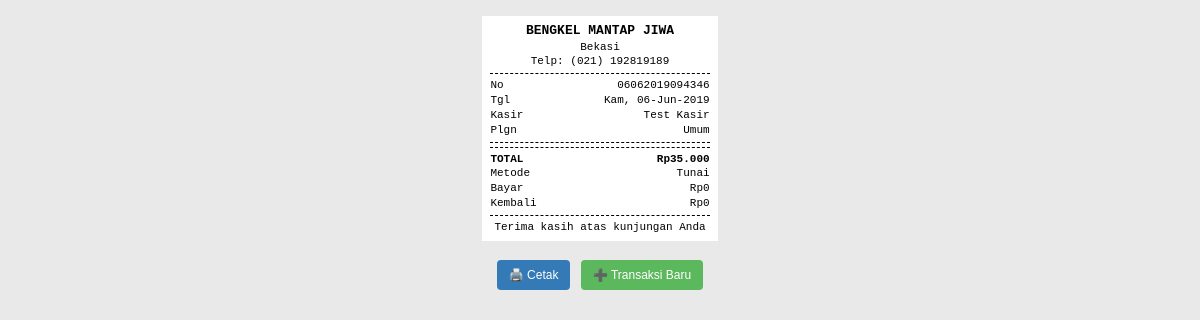
Page /struk_thermal.php?id=06062019094346 (signed in) on the committed database.
### tables this page shows
CREATE TABLE IF NOT EXISTS `toko` (
  `id_toko`    INT(11)      NOT NULL AUTO_INCREMENT,
  `nama_toko`  VARCHAR(100) NOT NULL,
  `alamat`     TEXT         NULL,
  `telp`       VARCHAR(20)  NULL,
  `footer_nota` VARCHAR(150) NULL,
  PRIMARY KEY (`id_toko`)
);

CREATE TABLE IF NOT EXISTS `trx` (
  `id_trx` varchar(20) NOT NULL,
  `id_kon` int(11) NOT NULL,
  `tgl_trx` date NOT NULL,
  `total` varchar(20) NOT NULL,
  `id_kasir` int(11) NOT NULL
);

CREATE TABLE IF NOT EXISTS `kasir` (
  `id_kasir` int(11) NOT NULL,
  `nama_kasir` varchar(50) NOT NULL,
  `telp_kasir` varchar(20) NOT NULL,
  `user_kasir` varchar(50) NOT NULL,
  `pass_kasir` varchar(100) NOT NULL,
  `foto_kasir` text NOT NULL,
  `id_adm` int(11) NOT NULL
);

CREATE TABLE IF NOT EXISTS `konsumen` (
  `id_kon` int(11) NOT NULL,
  `nama_kon` varchar(50) NOT NULL,
  `telp_kon` varchar(20) NOT NULL,
  `alamat_kon` text NOT NULL
);

### dist/function/format_tanggal.php (called while the page is built, shortened)
<?php
	function format_tanggal($tgl) {
		$blns = array("", "Jan", "Feb", "Mar", "Apr", "Mei", "Jun", "Jul", "Ags", "Sep", "Okt", "Nov", "Des");
		$hrs = array("Min", "Sen", "Sel", "Rab", "Kam", "Jum", "Sab");
		$tgls = getdate(strtotime($tgl));
		$hr = (strlen($tgls['mday']) == 1 ? "0". $tgls['mday'] : $tgls['mday']);
		$tanggal = $hrs[$tgls['wday']] .", ". $hr ."-". $blns[$tgls['mon']] ."-". $tgls['year'];
		return $tanggal;
	}
?>

### dist/function/format_rupiah.php (called while the page is built, shortened)
<?php
	function format_rupiah($rp) {
		$jumlah = number_format($rp, 0, ",", ".");
		$rupiah = "Rp". $jumlah;
		return $rupiah;
	}
?>

### struk_thermal.php (the view, shortened to what this page needs)
<?php
	include("dist/config/koneksi.php");
	include("dist/function/format_tanggal.php");
	include("dist/function/format_rupiah.php");
	$kode = isset($_GET['id']) ? mysqli_real_escape_string($conn, $_GET['id']) : '';
	$h = mysqli_query($conn, "SELECT trx.*, konsumen.nama_kon, konsumen.wa_kon, konsumen.telp_kon,
			kasir.nama_kasir FROM trx
			JOIN kasir ON trx.id_kasir=kasir.id_kasir
			LEFT JOIN konsumen ON trx.id_kon=konsumen.id_kon
			WHERE trx.id_trx='$kode' LIMIT 1");
	$t = mysqli_fetch_array($h);
	$toko_q = mysqli_query($conn,"SELECT * FROM toko WHERE id_toko=1 LIMIT 1");
	$toko = mysqli_num_rows($toko_q) ? mysqli_fetch_array($toko_q)
	        : array('nama_toko'=>'Bengkel','alamat'=>'','telp'=>'','footer_nota'=>'Terima kasih');
?>
<!DOCTYPE html>
<html>
<head>
</head>
<body>
<div class="struk" id="struk">
  <div class="c b" style="font-size:13px"><?php echo strtoupper(htmlspecialchars($toko['nama_toko']));?></div>
  <div class="c"><?php echo htmlspecialchars($toko['alamat']);?></div>
  <div class="c">Telp: <?php echo htmlspecialchars($toko['telp']);?></div>
  <hr>
  <table>
    <tr><td>No</td><td class="r"><?php echo $t['id_trx'];?></td></tr>
    <tr><td>Tgl</td><td class="r"><?php echo format_tanggal($t['tgl_trx']);?></td></tr>
    <tr><td>Kasir</td><td class="r"><?php echo $t['nama_kasir'];?></td></tr>
    <tr><td>Plgn</td><td class="r"><?php echo $t['nama_kon'] ? htmlspecialchars($t['nama_kon']) : 'Umum';?></td></tr>
  </table>
  <hr>
  <hr>
  <table>
    <tr class="b"><td>TOTAL</td><td class="r"><?php echo format_rupiah($t['total']);?></td></tr>
    <tr><td>Metode</td><td class="r"><?php echo $t['metode_bayar'];?></td></tr>
    <?php if($t['metode_bayar']=='Hutang'){ ?>
      <tr><td>Bayar/DP</td><td class="r"><?php echo format_rupiah($t['bayar']);?></td></tr>
      <tr class="b"><td>Sisa Hutang</td><td class="r"><?php echo format_rupiah($t['total']-$t['bayar']);?></td></tr>
      <?php if($t['jatuh_tempo']){ ?><tr><td>J.Tempo</td><td class="r"><?php echo format_tanggal($t['jatuh_tempo']);?></td></tr><?php } ?>
    <?php }else{ ?>
      <tr><td>Bayar</td><td class="r"><?php echo format_rupiah($t['bayar']);?></td></tr>
      <tr><td>Kembali</td><td class="r"><?php echo format_rupiah($t['kembali']);?></td></tr>
    <?php } ?>
  </table>
  <hr>
  <div class="c"><?php echo htmlspecialchars($toko['footer_nota']);?></div>
</div>
<div class="toolbar">
  <button class="btn-print" onclick="window.print()">🖨️ Cetak</button>
  <a class="btn-new" href="trx_baru_v2.php">➕ Transaksi Baru</a>
</div>
</body>
</html>

### struk_thermal.php (style rules this page uses)
body { background:#e9e9e9; font-family:Arial,sans-serif; }
.struk { width:58mm; background:#fff; margin:16px auto; padding:6px 8px; font-family:'Courier New',monospace; font-size:11px; color:#000; line-height:1.35; }
.c { text-align:center; }
.r { text-align:right; }
.b { font-weight:bold; }
.struk hr { border:none; border-top:1px dashed #000; margin:4px 0; }
.struk table { width:100%; border-collapse:collapse; }
.struk td { vertical-align:top; padding:0; }
.toolbar { width:58mm; margin:8px auto; text-align:center; }
.toolbar a,.toolbar button { display:inline-block; margin:3px; padding:8px 12px; font-size:12px; border:none; border-radius:4px; cursor:pointer; text-decoration:none; color:#fff; }
.btn-print { background:#337ab7; }
.btn-new { background:#5cb85c; }

### rows in the picture
toko: nama_toko "BENGKEL MANTAP JIWA", alamat "Bekasi", telp "(021) 192819189", footer_nota "Terima kasih atas kunjungan Anda"
trx: id_trx "06062019094346", tgl_trx "Kam, 06-Jun-2019", id_kasir.nama_kasir "Test Kasir", id_kon.nama_kon "Umum", total "Rp35.000", metode_bayar "Tunai", bayar "Rp0", kembali "Rp0"
